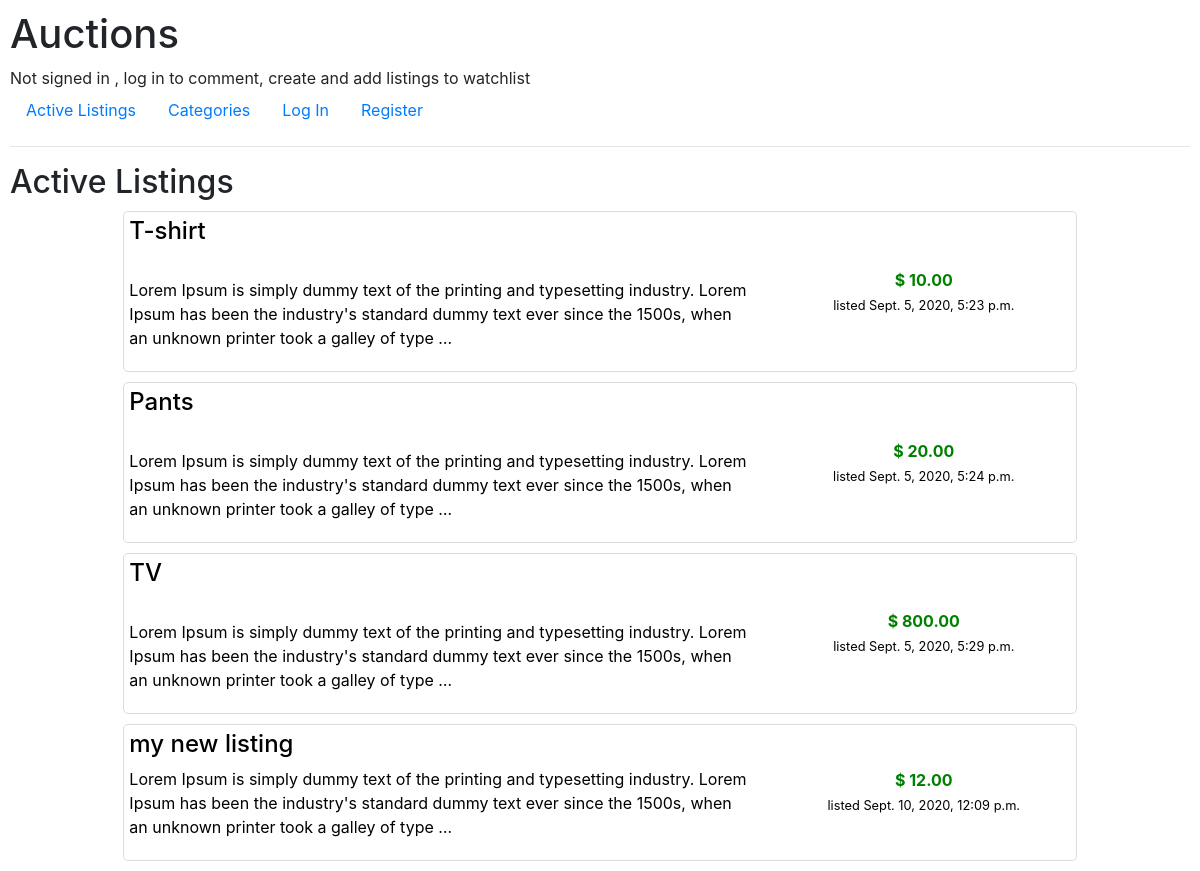
The page / on the database its author committed.
### auctions/models.py (models this page shows, shortened)
class listing(models.Model):
    categories = [
    ('EL', 'Electronics'),
    ('CL', 'Clothes'),
    ('TY', 'Toys'),
    ('HM', 'Home'),
    ('UT', 'Utility'),
    ('NS','Not specified')]
    title = models.CharField(max_length=64)
    description = models.TextField(max_length=500)
    category = models.CharField(
        max_length=2,
        choices=categories,
        default='NS',
    )
    creator = models.ForeignKey(User,on_delete=models.CASCADE,related_name="userListings")
    startingPrice = models.DecimalField(max_digits=8, decimal_places=2, validators=[MinValueValidator(0.99)])
    watched = models.ManyToManyField(User, related_name="watchlist",null=True,blank=True)
    currentBid = models.DecimalField(max_digits=8, decimal_places=2,default=0.99, validators=[MinValueValidator(0.99)])
    wineer = models.ForeignKey(User,null=True,blank=True,on_delete=models.CASCADE,related_name="wins")
    closed = models.BooleanField(default=False)
    dateCreated = models.DateTimeField(auto_now_add=True)
    imageUrl = models.URLField(null=True,blank=True)

### auctions/views.py (the view)
# urls.py: path("", views.index, name="index"),
def index(request):
    return render(request, "auctions/index.html" , {"listings" : listing.objects.exclude(closed=True)})

### auctions/templates/auctions/index.html (shortened to what this page needs)
{% extends "auctions/layout.html" %}
{% block body %}
  {% block heading %}  <h2>Active Listings</h2>  {% endblock %}
   {%  for listing in listings  %}
  <div class="container col-10">
      <div class="productDiv" id="listingContainer">
        <a href="{% url 'product' listing.id %}" class="productLink">
          <div class="row">
              <div class="basicInfo col-8">
                  <h4>{{listing.title}}</h4>
                  <p>{{listing.description|truncatechars:200}}</p>
              </div>
              <div class="extraInfo col-4">
                  <div class="priceDiv">
                    <strong class="price">
                      $
                      {% if listing.bids.all%}
                        {{listing.currentBid}}
                      {%else%}
                        {{listing.startingPrice}}
                      {%endif%}
                    </strong>
                    <br>
                    <small>listed {{listing.dateCreated}}</small>
                  </div>
              </div>
          </div>
        </a>
      </div>
  </div>
  {%empty%}
  {% block empty%}<h4>no active listings</h4>{% endblock %}
  {%endfor%}
{% endblock %}

### auctions/templates/auctions/layout.html (shortened to what this page needs)
<!DOCTYPE html>
<html lang="en">
    <head>
        <link rel="stylesheet" href="https://stackpath.bootstrapcdn.com/bootstrap/4.4.1/css/bootstrap.min.css">
        {% load static %}
        <link href="{% static 'auctions/styles.css' %}" rel="stylesheet">
    </head>
    <body>
        <h1>Auctions</h1>
        <div>
            {% if user.is_authenticated %}
                Signed in as <strong>{{ user.username }}</strong>.
            {% else %}
                Not signed in , log in to comment, create and add listings to watchlist
            {% endif %}
        </div>
        <ul class="nav">
            <li class="nav-item">
                <a class="nav-link" href="{% url 'index' %}">Active Listings</a>
            </li>
            <li class="nav-item">
                <a class="nav-link" href="{% url 'categories' %}">Categories</a>
            </li>
            {% if user.is_authenticated %}
                <li class="nav-item">
                    <a class="nav-link" href="{% url 'create' %}">New listing</a>
                </li>
                <li class="nav-item">
                    <a class="nav-link" href="{% url 'watchlist' %}">Watchlist</a>
                </li>
                <li class="nav-item">
                    <a class="nav-link" href="{% url 'logout' %}">Log Out</a>
                </li>
            {% else %}
                <li class="nav-item">
                    <a class="nav-link" href="{% url 'login' %}">Log In</a>
                </li>
                <li class="nav-item">
                    <a class="nav-link" href="{% url 'register' %}">Register</a>
                </li>
            {% endif %}
        </ul>
        <hr>
        {% block body %}
        {% endblock %}
    </body>
</html>

### auctions/static/auctions/styles.css (style rules this page uses)
body { padding: 10px; }
.productDiv { padding: 5px; margin-left: auto; margin-right: auto; margin-top: 10px; border: 1px solid gainsboro; border-radius: 5px; width: 100%; }
.container { margin-right: auto; margin-left: auto; }
.productLink:link { text-decoration: none; color: black; }
.priceDiv { margin-left: auto; margin-right: auto; }
.price { color: green; }
.extraInfo { display: flex; align-items: center; text-align: center; }
.basicInfo { word-wrap: break-word; }

### rows shown on the page
listing: title "T-shirt", description "Lorem Ipsum is simply dummy text of the printing and typesetting industry. Lorem Ipsum has been the industry's standard dummy text ever since the 1500s, when an unknown printer took a galley of type …", startingPrice "10.00", dateCreated "Sept. 5, 2020, 5:23 p.m."
listing: title "Pants", description "Lorem Ipsum is simply dummy text of the printing and typesetting industry. Lorem Ipsum has been the industry's standard dummy text ever since the 1500s, when an unknown printer took a galley of type …", startingPrice "20.00", dateCreated "Sept. 5, 2020, 5:24 p.m."
listing: title "TV", description "Lorem Ipsum is simply dummy text of the printing and typesetting industry. Lorem Ipsum has been the industry's standard dummy text ever since the 1500s, when an unknown printer took a galley of type …", startingPrice "800.00", dateCreated "Sept. 5, 2020, 5:29 p.m."
listing: title "my new listing", description "Lorem Ipsum is simply dummy text of the printing and typesetting industry. Lorem Ipsum has been the industry's standard dummy text ever since the 1500s, when an unknown printer took a galley of type …", startingPrice "12.00", dateCreated "Sept. 10, 2020, 12:09 p.m."
